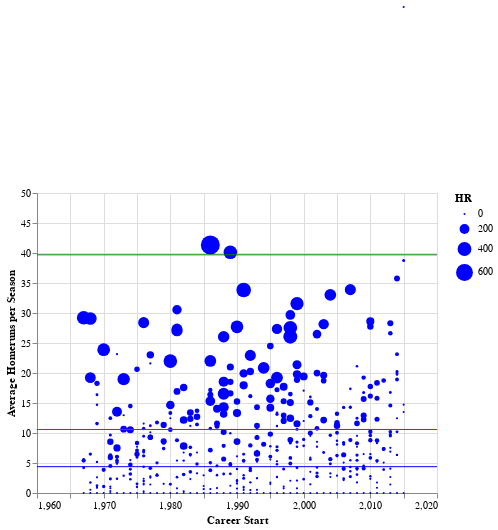

Notebook cell for this chart:
### Markdown cell above
**Insights:**
<br>A. Average home runs per season, in MLB, have been on the rise since the 1800s. So most of the homerun data is skewed towards later years. This could explain why the average home runs per season is low. Maybe the past is dragging the values down.

### Code cell
# 1967 is when MLB recording experienced a rise in scuritiny and best practices
graph4 = alt.Chart(dfhrg[dfhrg['startYear'] >= 1967].copy()).mark_circle(color='blue').encode(
    x = alt.X('startYear', title='Career Start', scale=alt.Scale(domain=[1960, 2020])),
    y = alt.Y('HRG', title='', scale=alt.Scale(domain=[0, 50])),
    tooltip = [alt.Y('mean(HRG)', title='Average Home Runs per Season')],
    size = 'HR'
)

line4 = alt.Chart(dfhrg[dfhrg['startYear'] >= 1967].copy()).mark_rule(color='blue').encode(
    y=alt.Y('mean(HRG)', title=''),
    tooltip = [alt.Y('mean(HRG)', title='Average Home Runs per Season')]
)

myreg = graph4.transform_regression('startYear', 'HRG', method='poly').mark_line(color='teal')

(graph4 + line4 + line1 + line2)

### Figure 1 — Vega-Lite specification as saved in the notebook (floating-point values rounded to 4 significant figures; data arrays with more than 128 entries replaced by an {"elided": "..."} marker saying what was removed)
{"config": {"view": {"continuousWidth": 400, "continuousHeight": 300}}, "layer": [{"data": {"name": "data-f77ed059414b2ff099916d9a24b84e32"}, "mark": {"type": "circle", "color": "blue"}, "encoding": {"size": {"type": "quantitative", "field": "HR"}, "tooltip": [{"type": "quantitative", "aggregate": "mean", "field": "HRG", "title": "Average Home Runs per Season"}], "x": {"type": "quantitative", "field": "startYear", "scale": {"domain": [1960, 2020]}, "title": "Career Start"}, "y": {"type": "quantitative", "field": "HRG", "scale": {"domain": [0, 50]}, "title": ""}}}, {"data": {"name": "data-f77ed059414b2ff099916d9a24b84e32"}, "mark": {"type": "rule", "color": "blue"}, "encoding": {"tooltip": [{"type": "quantitative", "aggregate": "mean", "field": "HRG", "title": "Average Home Runs per Season"}], "y": {"type": "quantitative", "aggregate": "mean", "field": "HRG", "title": ""}}}, {"data": {"name": "data-575c3da674126cdf76dee7524daf1a07"}, "mark": {"type": "rule", "color": "red"}, "encoding": {"tooltip": [{"type": "quantitative", "aggregate": "mean", "field": "HRG", "title": "Average Home Runs per Season"}], "y": {"type": "quantitative", "field": "HRG", "title": "Average Homeruns per Season"}}}, {"data": {"name": "data-42524ff23b0ac436de6b18da32ad8e24"}, "mark": {"type": "rule", "color": "green"}, "encoding": {"tooltip": [{"type": "quantitative", "aggregate": "mean", "field": "HRG", "title": "Average Home Runs per Season"}], "y": {"type": "quantitative", "field": "HRG", "title": "Average Homeruns per Season"}}}], "$schema": "https://vega.github.io/schema/vega-lite/v4.8.1.json", "datasets": {"data-f77ed059414b2ff099916d9a24b84e32": {"elided": "949 records"}, "data-575c3da674126cdf76dee7524daf1a07": [{"playerID": "hurdlcl01", "startYear": 1977, "HR": 32.0, "HRG": 10.59}], "data-42524ff23b0ac436de6b18da32ad8e24": [{"playerID": "pujolal01", "startYear": 2001, "HR": 560.0, "HRG": 39.7}]}}
